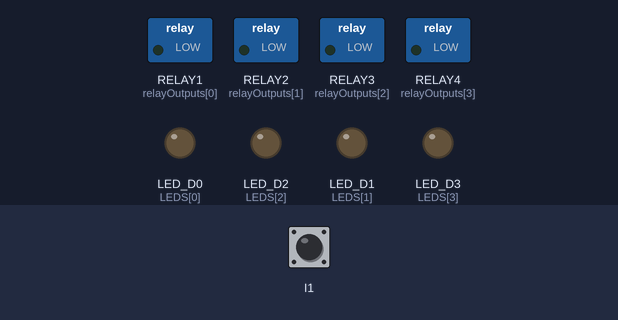
A sketch run on a simulated Arduino Opta. On the bench: switched loads named in the sketch (green lamp = pin HIGH), output pins drawn as LEDs (lit = HIGH). Inputs (shaded band) come from the test bench; at power-on: I1 HIGH.

Above: at 1.2 s.
1.3 s: I1 driven LOW
At 1.8 s:
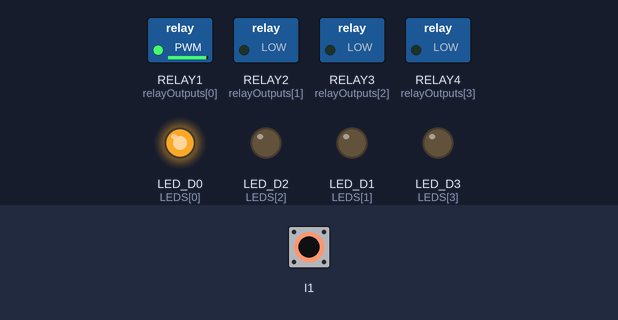
2.8 s: I1 pulsed HIGH 2 times (0.12 s each, 0.3 s apart)
At 3.12 s:
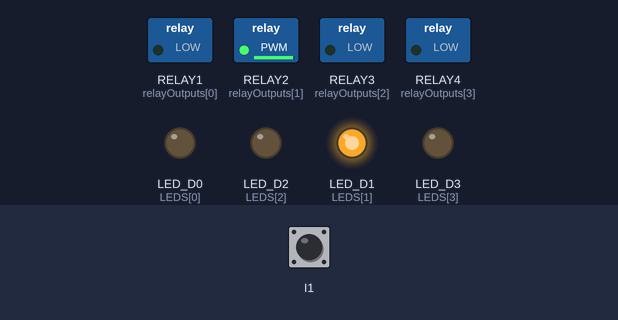
At 3.7 s:
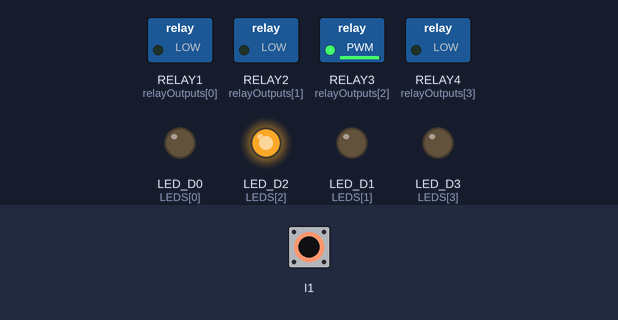
4.9 s: I1 pulsed HIGH 5 times (0.12 s each, 0.3 s apart)
Timing chart, 0 to 13.9 s (numbered marks = the images above; inputs shaded):
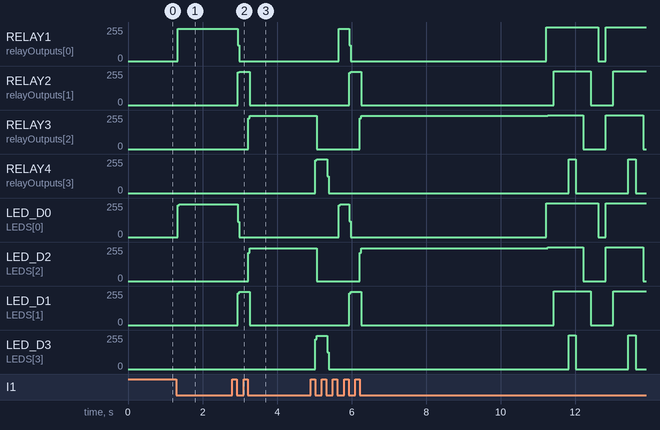

The sketch:

hello_opta.ino
```cpp
// Current and previous state of the button.
volatile bool buttonPressed = false;

// Counter to keep track of the LED sequence.
int counter = 0;

// Variables to implement button debouncing.
unsigned long lastDebounceTime  = 0;
unsigned long debounceDelay     = 150;

unsigned long waitDelay = 5000;
unsigned long lastCounterTime = 0;

// Array to store LED pins.
int LEDS[] = {LED_D0, LED_D1, LED_D2, LED_D3};
int NUM_LEDS = 4;

// Arrays of relays and user LEDs
int relayOutputs[] = {D0, D1, D2, D3};
// Compute the number of relays/LEDs based on the size of the relayPins array
int numRelays = 4;


void setup() {
  // Initialize Opta user LEDs.
  for(int i = 0; i < NUM_LEDS; i++) {
    pinMode(LEDS[i], OUTPUT);
    pinMode(relayOutputs[i], OUTPUT);
  }

  // Set up the interrupt on USER_BTN to trigger on a rising edge (when the button is pressed)
  attachInterrupt(digitalPinToInterrupt(A0), buttonISR, FALLING);
}

/**
  Interrupt service routine (ISR)
  Set the variable buttonPressed to true

  @param None.
*/
void buttonISR() {
  buttonPressed = true;
}

void loop() {
  // If the button was pressed
  if (buttonPressed) {
    // Debouncing routine.
     lastCounterTime = millis();
    if ((millis() - lastDebounceTime) > debounceDelay) {
      lastDebounceTime = millis();

      // Only increment the counter if the new button state is HIGH.
      if(counter < NUM_LEDS){
        counter++;
      }
      else{
        counter = 0;
      }

      // Reset the button pressed flag
      buttonPressed = false;
    }
  }

   if ((millis() - lastCounterTime) > waitDelay) {


      // Scan from the first LED to the last.
  for (int i = 0; i < NUM_LEDS; i++) {
    // Turn on the LED.
    // Wait for 50 milliseconds.
    digitalWrite(LEDS[i], HIGH);
    digitalWrite(relayOutputs[i], HIGH);
    delay(200);

  }

  // Scan back from the last LED to the first.
  for (int i = NUM_LEDS - 1; i >= 0; i--) {
    // Turn on the LED.
    // Wait for 50 milliseconds.

    digitalWrite(LEDS[i], LOW);
    digitalWrite(relayOutputs[i], LOW);
    delay(200);
  }

  }


  // Control LED states.
  changeLights();
}

/**
  Control the status LEDs based on a counter value.
  Turns off all LEDs first, then turns on the LED
  corresponding to the current counter value.

  @param None.
*/
void changeLights() {
  // Turn off all user LEDs.
  for(int i = 0; i < NUM_LEDS; i++) {
    digitalWrite(LEDS[i], LOW);
    digitalWrite(relayOutputs[i], LOW);
  }

  // Turn on the selected user LED.
  if(counter > 0) {
    digitalWrite(relayOutputs[counter-1], HIGH);
    digitalWrite(LEDS[counter - 1], HIGH);

  }
}
```

Measured:
- after the input at 1.3 s, RELAY1 (relayOutputs[0]): 0/255 → 243/255 at once; LED_D0 (LEDS[0]): 0/255 → 247/255 at once
- after the input at 2.8 s, RELAY1 (relayOutputs[0]): 243/255 → 0/255 after 0.14 s; RELAY2 (relayOutputs[1]): 0/255 → 250/255 after 0.14 s, → 0/255 0.32 s later; RELAY3 (relayOutputs[2]): 0/255 → 250/255 after 0.42 s; LED_D0 (LEDS[0]): 247/255 → 0/255 after 0.14 s; LED_D2 (LEDS[2]): 0/255 → 247/255 after 0.42 s
